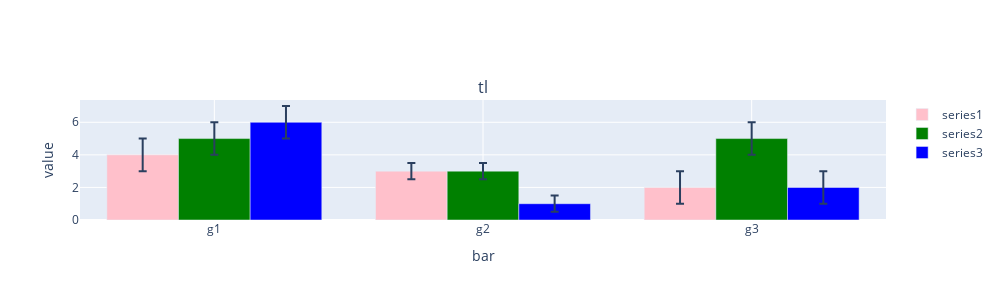

This figure's notebook cell:
### Code cell
# series bar plot
h = [None] * 3
group_labels = ["g1", "g2", "g3"]
bar1_data = [4, 3, 2]
bar1_errors = [1, 0.5, 1]
h[0] = ep.bar(
    y=bar1_data,
    x=group_labels,
    error_y=bar1_errors,
    color="pink",
    xlabel="bar",
    ylabel="value",
    title="tl",
    name="series1",
)
bar2_data = [5, 3, 5]
bar2_errors = [1, 0.5, 1]
h[1] = ep.bar(
    y=bar2_data,
    x=group_labels,
    error_y=bar2_errors,
    color="green",
    xlabel="bar",
    ylabel="value",
    title="tl",
    name="series2",
)
bar3_data = [6, 1, 2]
bar3_errors = [1, 0.5, 1]
h[2] = ep.bar(
    y=bar3_data,
    x=group_labels,
    error_y=bar3_errors,
    color="blue",
    xlabel="bar",
    ylabel="value",
    title="tl",
    name="series3",
)
ep.plot_all(
    h,
    panels=[1, 1, 1],
    outfile=os.path.join("test_figs", "bar_series.png"),
    showlegend=True,
)

### Figure 1 — Plotly figure (JSON) as saved in the notebook; plotly's stock layout.template omitted (floating-point values rounded to 4 significant figures)
{"data": [{"error_y": {"array": [1, 0.5, 1], "type": "data", "visible": true}, "marker": {"color": "pink"}, "name": "series1", "showlegend": true, "type": "bar", "x": ["g1", "g2", "g3"], "xaxis": "x", "y": [4, 3, 2], "yaxis": "y"}, {"error_y": {"array": [1, 0.5, 1], "type": "data", "visible": true}, "marker": {"color": "green"}, "name": "series2", "showlegend": true, "type": "bar", "x": ["g1", "g2", "g3"], "xaxis": "x", "y": [5, 3, 5], "yaxis": "y"}, {"error_y": {"array": [1, 0.5, 1], "type": "data", "visible": true}, "marker": {"color": "blue"}, "name": "series3", "showlegend": true, "type": "bar", "x": ["g1", "g2", "g3"], "xaxis": "x", "y": [6, 1, 2], "yaxis": "y"}], "layout": {"annotations": [{"font": {"size": 16}, "showarrow": false, "text": "tl", "x": 0.5, "xanchor": "center", "xref": "paper", "y": 1, "yanchor": "bottom", "yref": "paper"}], "height": 300, "showlegend": true, "width": 1000, "xaxis": {"anchor": "y", "domain": [0, 1], "showgrid": true, "title": {"text": "bar"}}, "yaxis": {"anchor": "x", "domain": [0, 1], "showgrid": true, "title": {"text": "value"}}}}
